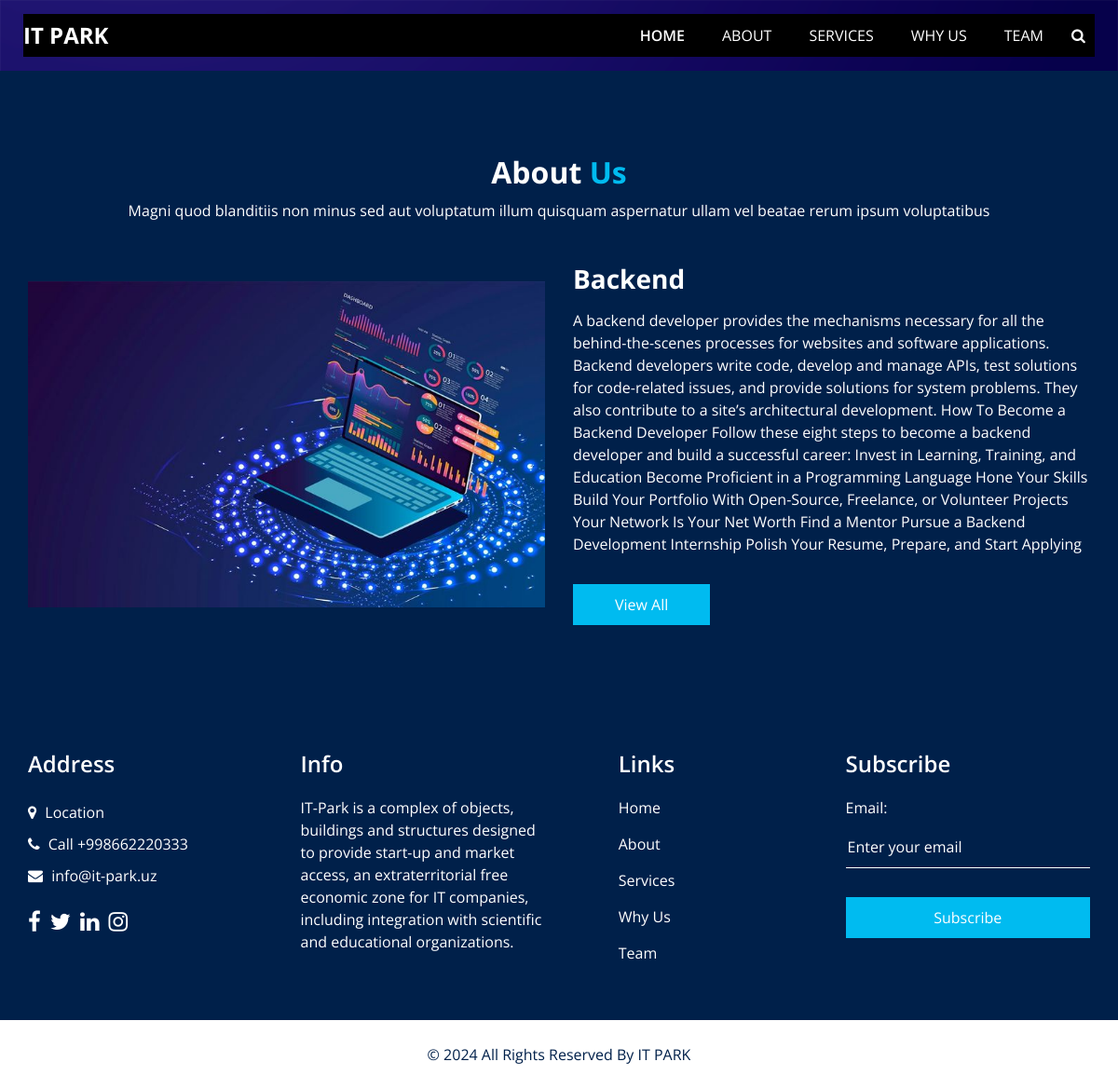
Screenshot of /home/about/7/ with the database file from the repository.
### course/models.py (models this page shows, shortened)
class CoursePage(models.Model):
    OPTIONS = (
        ('deactive', 'deactive'),
        ('active', 'active'),
    )
    photo = models.ImageField(upload_to='courses/', verbose_name='Rasmi')
    name = models.CharField(max_length=255, verbose_name='Nomi')
    about = models.TextField(verbose_name='Kurs haqida')
    status = models.CharField(max_length=255, choices=OPTIONS, default='deactive', verbose_name='Kurs holati')
    objects = models.Manager()
    manager = CoursePageManager()
    class Meta:
        db_table = 'CoursePage'
        managed = True
        verbose_name = 'Kurslar'
        verbose_name_plural = 'Kurslar'

### course/views.py (the view, shortened to what this page needs)
# urls.py: path('about/<int:pk>/', view=about.as_view(), name='about'),
class about(View):
    def get(self, request, pk):
        about_objects = CoursePage.objects.get(pk=pk)
        form = SubscriberForm()
        context = {
            'about_objects' : about_objects,
            'form' : form,
        }
        return render(request=request, template_name='about.html', context=context)

### course/forms.py
class SubscriberForm(forms.ModelForm):
    class Meta:
        model = Subscriber
        fields = ['email']
        widgets = {
            'email': forms.EmailInput(attrs={'placeholder': 'Enter your email'}),
        }

### templates/about.html (shortened to what this page needs)
{% extends "base.html" %}
{% load static %}
{% block content %}
<section class="about_section layout_padding">
  <div class="container  ">
    <div class="heading_container heading_center">
      <h2>
        About <span>Us</span>
      </h2>
      <p>
        Magni quod blanditiis non minus sed aut voluptatum illum quisquam aspernatur ullam vel beatae rerum ipsum voluptatibus
      </p>
    </div>
    <div class="row">
      <div class="col-md-6 ">
        <div class="img-box">
          <img src="{{about_objects.photo.url}}" alt="" width="800" height="350">
        </div>
      </div>
      <div class="col-md-6">
        <div class="detail-box">
          <h3>
            {{about_objects.name}}</h3>
          <p>{{about_objects.about}}</p>
          <a href="/home#about">
            View All
          </a>
        </div>
      </div>
    </div>
  </div>
</section>
{% endblock content %}

### static/css/style.css (style rules this page uses)
body { font-family: "Open Sans", sans-serif; color: #0c0c0c; background-color: #ffffff; overflow-x: hidden; }
.layout_padding { padding: 90px 0; }
.heading_container { display: -webkit-box; display: -ms-flexbox; display: flex; -webkit-box-orient: vertical; -webkit-box-direction: normal; -ms-flex-direction: column; flex-direction: column; -webkit-box-align: start; -ms-flex-align: start; align-items: flex-start; }
.heading_container h2 { position: relative; font-weight: bold; margin-bottom: 0; }
.heading_container h2 span { color: #00bbf0; }
.heading_container p { margin-top: 10px; margin-bottom: 0; }
.heading_container.heading_center { -webkit-box-align: center; -ms-flex-align: center; align-items: center; text-align: center; }
a, a:hover, a:focus { text-decoration: none; }
.about_section { background-color: #00204a; color: #ffffff; }
.about_section .heading_container { margin-bottom: 45px; }
.about_section .row { -webkit-box-align: center; -ms-flex-align: center; align-items: center; }
.about_section .img-box img { max-width: 100%; }
.about_section .detail-box h3 { font-weight: bold; }
.about_section .detail-box p { margin-top: 15px; }
.about_section .detail-box a { display: inline-block; padding: 10px 45px; background-color: #00bbf0; color: #ffffff; border-radius: 0px; -webkit-transition: all 0.3s; transition: all 0.3s; border: none; margin-top: 15px; }
.info_section form input { border: none; border-bottom: 1px solid #ffffff; background-color: transparent; width: 100%; height: 45px; color: #ffffff; outline: none; }
.info_section form input::placeholder { color: #ffffff; }

### static/css/responsive.css (style rules this page uses)
@media (min-width: 1200px) { .container { max-width: 1170px; } }

### rows the page displays
CoursePage: photo (picture), name "Backend", about "A backend developer provides the mechanisms necessary for all the behind-the-scenes processes for websites and software applications. Backend developers write code, develop and manage APIs, test solutions for code-related issues, and provide solutions for system problems. They also contribute to a site’s architectural development. How To Become a Backend Developer Follow these eight steps to become a backend developer and build a successful career: Invest in Learning, Training, and Education Become Proficient in a Programming Language Hone Your Skills Build Your Portfolio With Open-Source, Freelance, or Volunteer Projects Your Network Is Your Net Worth Find a Mentor Pursue a Backend…"
